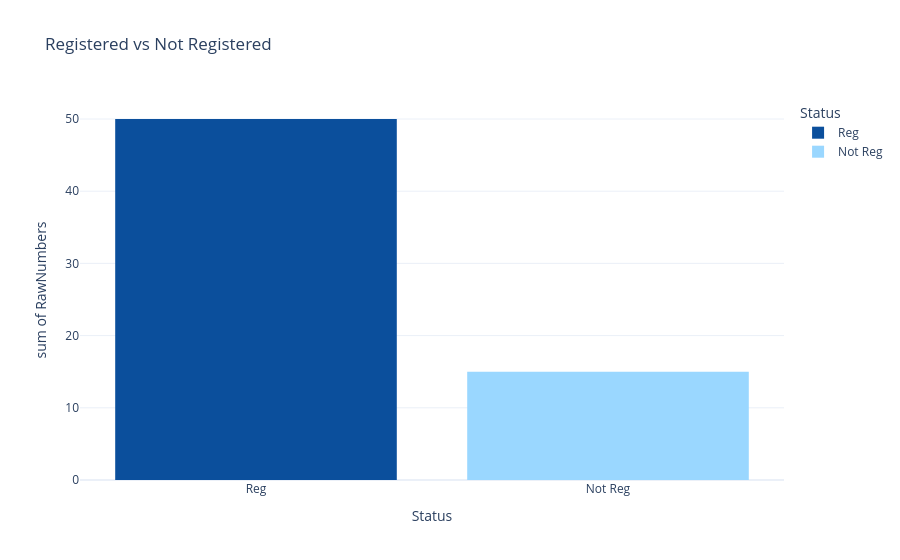

Source (notebook cell):
### Code cell
# This code creates a practice histogram with the shared blue and light-blue color map.
fig1 = px.histogram(
    vote_2024_copy,
    x="Status",
    y="RawNumbers",
    color="Status",
    title="Registered vs Not Registered",
    color_discrete_map=COLOR_MAP
)
fig1.show()

### Figure 1 — Plotly figure (JSON) as saved in the notebook; plotly's stock layout.template omitted (floating-point values rounded to 4 significant figures)
{"data": [{"bingroup": "x", "histfunc": "sum", "hovertemplate": "Status=%{x}<br>sum of RawNumbers=%{y}<extra></extra>", "legendgroup": "Reg", "marker": {"color": "#0B4F9C", "pattern": {"shape": ""}}, "name": "Reg", "orientation": "v", "showlegend": true, "type": "histogram", "x": ["Reg", "Reg", "Reg", "Reg"], "xaxis": "x", "y": [10, 20, 15, 5], "yaxis": "y"}, {"bingroup": "x", "histfunc": "sum", "hovertemplate": "Status=%{x}<br>sum of RawNumbers=%{y}<extra></extra>", "legendgroup": "Not Reg", "marker": {"color": "#9AD7FF", "pattern": {"shape": ""}}, "name": "Not Reg", "orientation": "v", "showlegend": true, "type": "histogram", "x": ["Not Reg", "Not Reg"], "xaxis": "x", "y": [5, 10], "yaxis": "y"}], "layout": {"barmode": "relative", "legend": {"title": {"text": "Status"}, "tracegroupgap": 0}, "title": {"text": "Registered vs Not Registered"}, "xaxis": {"anchor": "y", "categoryarray": ["Reg", "Not Reg"], "categoryorder": "array", "domain": [0, 1], "title": {"text": "Status"}}, "yaxis": {"anchor": "x", "domain": [0, 1], "title": {"text": "sum of RawNumbers"}}}}
